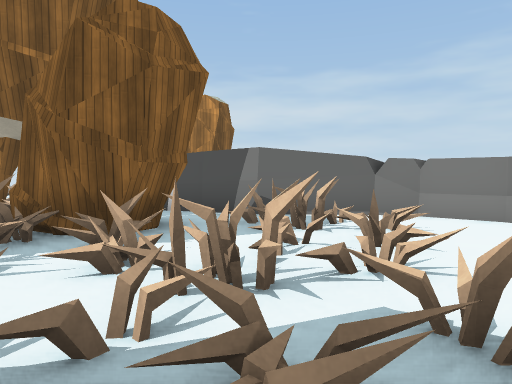
[1] (above)

16 first-person views from a walk through a Unity game level. The camera is 1.3 m above the floor, tilts 2° down and sees 70° across. The floor is counted in squares, 2 m on a side. Each view is taken from the middle of a square. On the plan, view 1 faces up. The plan holds only what a view shows up to about 11 squares ahead; the rest is blank. The place goes on beyond the plan. The player character is not drawn. Some surface patterns are stand-ins.

[2]
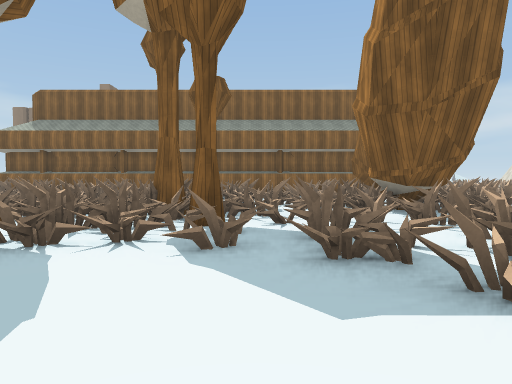

[3]
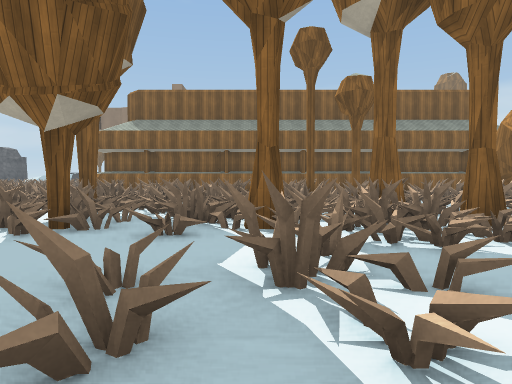

[4]
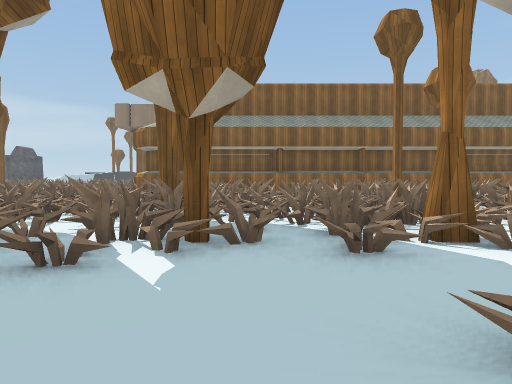

[5]
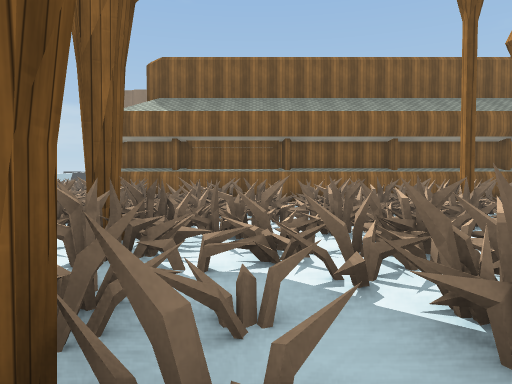

[6]
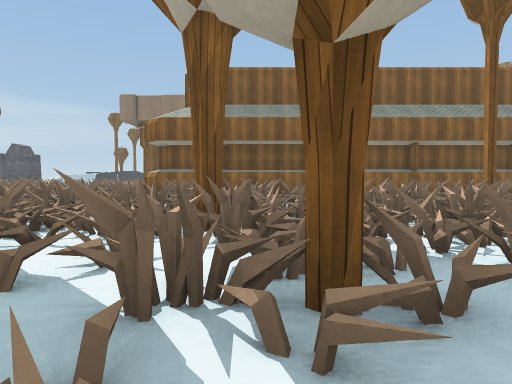

[7]
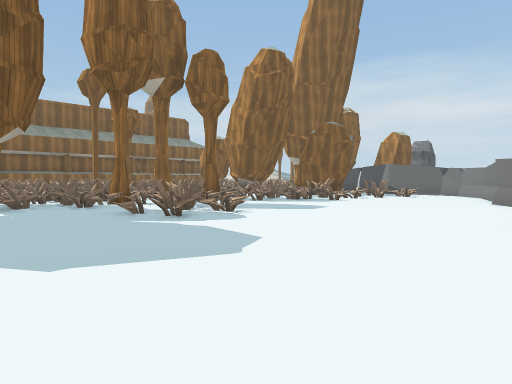

[8]
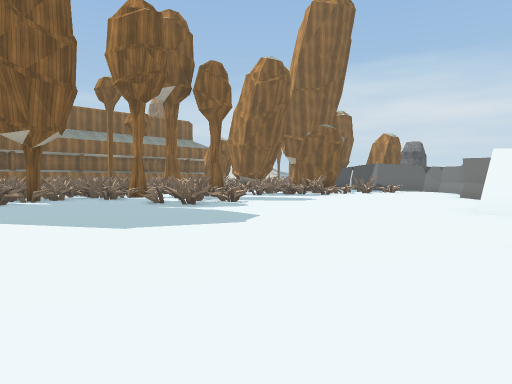

[9]
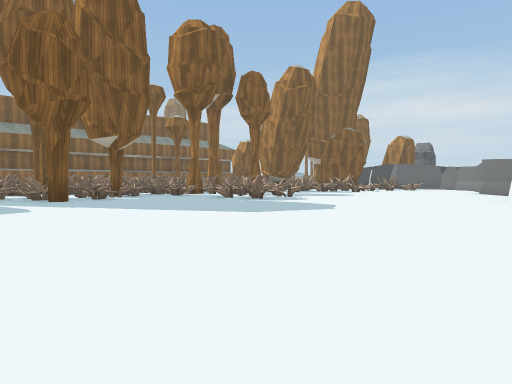

[10]
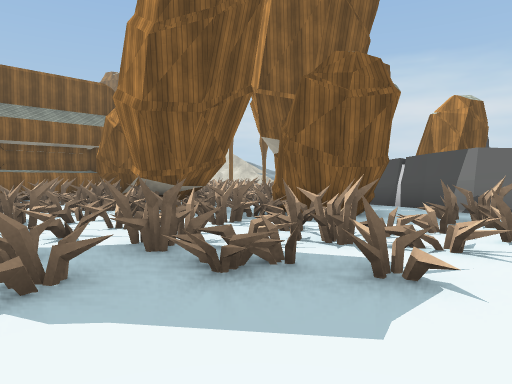

[11]
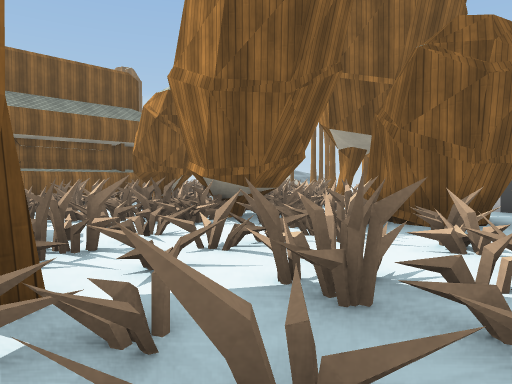

[12]
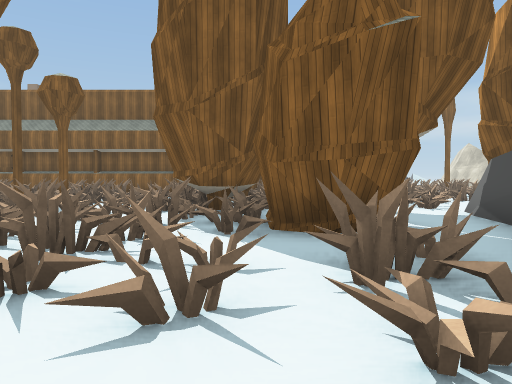

[13]
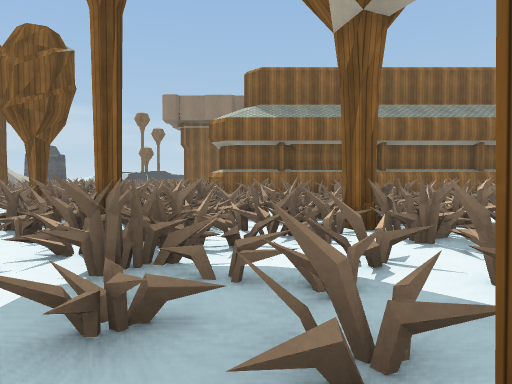

[14]
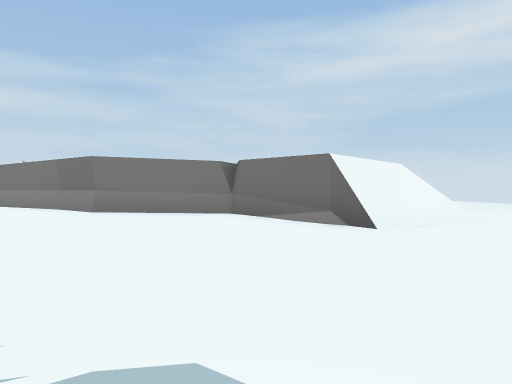

[15]
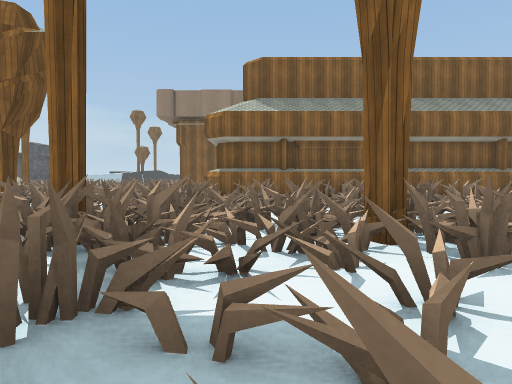

[16]
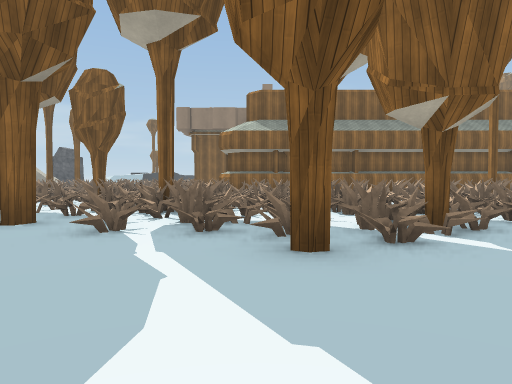

### Floor plan
Key: @ floor where view 1 was taken; # wall or solid block; x gap in a wall; . main floor; - floor 0.25 m lower than the main floor; : floor 0.5 m higher than the main floor; _ floor 0.5 m lower than the main floor; / step, stairs or slope; = window, fence, low wall or low ledge; v drop or lower ground; O other object.
Columns run from 11 left of view 1 to 8 right of it. Each row starts with its distance up from view 1.
 11           #
 10    O.    ##
  9   OOO..#
  8   OOOO=###/
  7    OOOO# ####/
  6    OO.OO  #OO.//
  5  OOOOOOOO##OO..#
  4 #O.##O##O##.O...#
  3 # O##O##=OOOO...x
  2 #OOOOOO#OOOOO...##
  1 # OOOOOOOOO.O....#
  0 # OOOO.OO#O@......
 -1 # OOOO.OO#O.......
 -2 #OOOOOOOOOO.......//
 -3 #OOOOOOOOOO.......=v
 -4 # OOOO:OO#OOO.......
 -5 # OOOOOOOO.........
 -6 #O.OOOOOOO..........
 -7 #.OOO:OO.x.........-
 -8 #OOOOO#OOOO........-
 -9 #OOOOOOOO..........-
-10 #OOOOOOOOO......../-
-11 OOOOOOOO.O...   ../_

Positions as (right, up) in squares from view 1, and headings:
1: (0, 0), facing up
2: (3, 0), facing left
3: (3, -4), facing left
4: (2, -6), facing left
5: (-1, -6), facing left
6: (0, -7), facing left
7: (7, -8), facing up-left
8: (8, -9), facing up-left
9: (8, -11), facing up-left
10: (2, -1), facing up-left
11: (0, -1), facing up-left
12: (3, 4), facing left
13: (0, -9), facing left
14: (2, -5), facing up-right
15: (-1, -9), facing left
16: (3, -9), facing left
